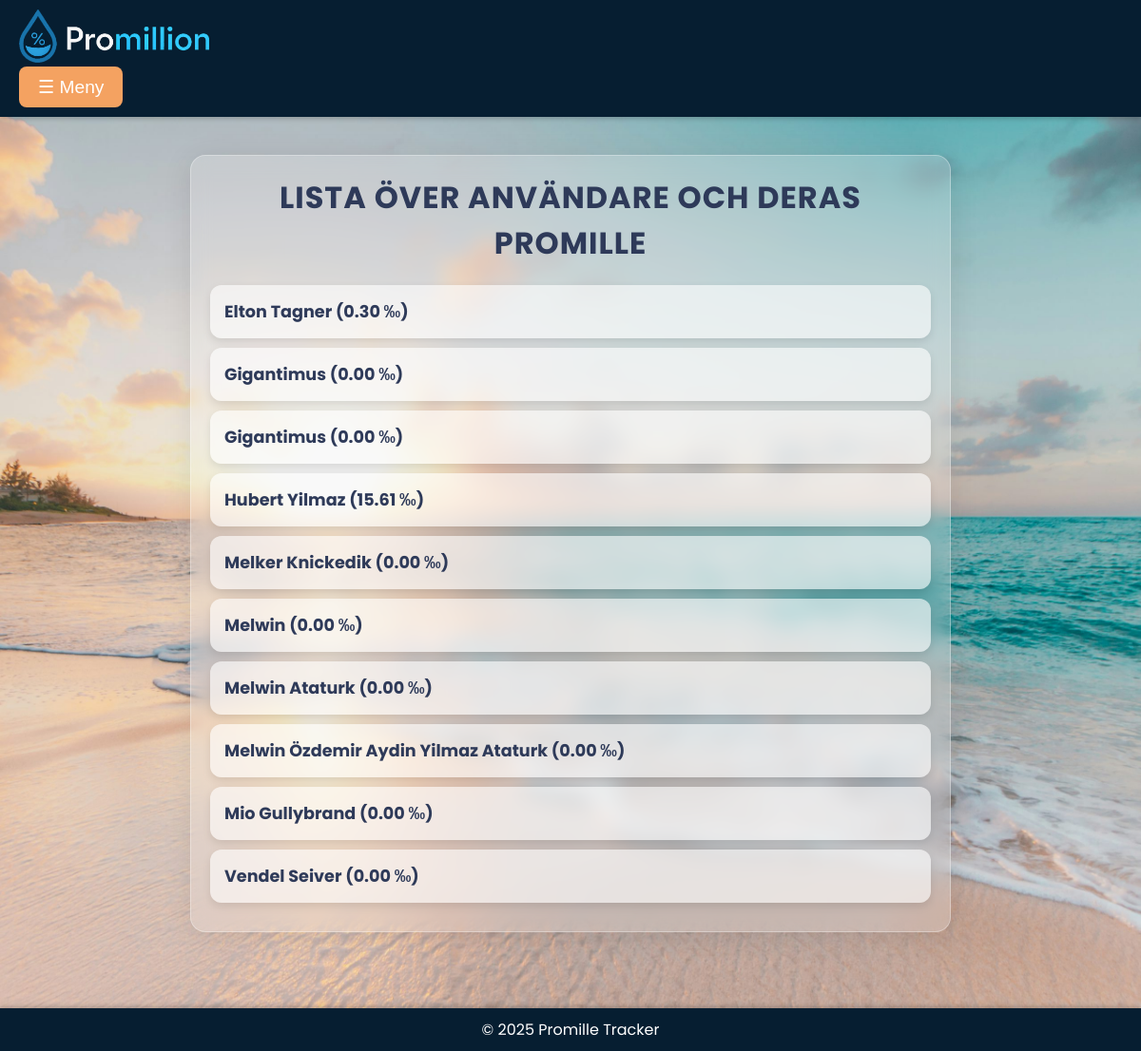
/user_list.php (signed in), run on an earlier commit of the app's database.
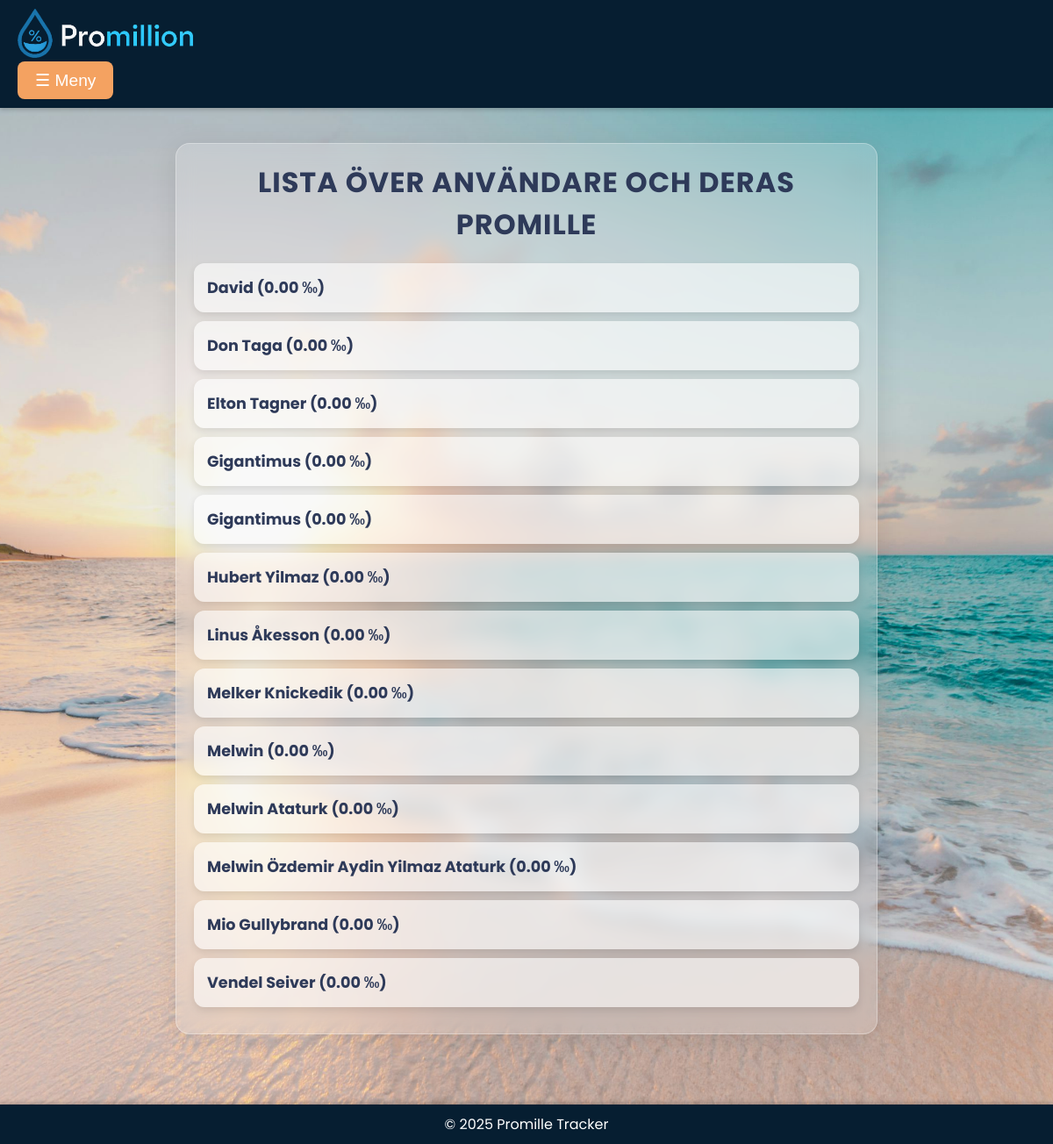
And on a later commit of the database.
### tables this page shows
CREATE TABLE `tbluser` (
  `id` int(11) NOT NULL,
  `namn` varchar(100) NOT NULL,
  `password` varchar(255) NOT NULL,
  `weight` float NOT NULL,
  `height` float NOT NULL,
  `alkoholvolym` float NOT NULL,
  `userlevel` tinyint(11) NOT NULL DEFAULT 10,
  `team` varchar(20) NOT NULL
);

CREATE TABLE `tblpromille` (
  `userid` int(11) NOT NULL,
  `promille` float NOT NULL,
  `updated_at` datetime NOT NULL
);

### user_list.php (the view, shortened to what this page needs)
<?php
$conn = getDBConnection();
$sql = "SELECT u.id, u.namn, p.promille
        FROM tbluser u
        LEFT JOIN tblpromille p ON u.id = p.userid
        ORDER BY u.namn ASC";
$result = $conn->query($sql);
?>
<!DOCTYPE html>
<html lang="sv">
<head>
    <link rel="stylesheet" href="style.css">
</head>
<body>
    <header>
        <div class="header-content">
            <img src="bilder/logotyp.png" alt="Logotyp">
            <div class="dropdown">
                <button class="menu-toggle" onclick="toggleDropdown()">☰ Meny</button>
            </div>
        </div>
    </header>
    <main>
        <div class="user-list">
            <h2>Lista över användare och deras promille</h2>
            <?php if ($result && $result->num_rows > 0): ?>
                <ul>
                    <?php while ($row = $result->fetch_assoc()): ?>
                        <?php
                        $user_id = $row['id'];
                        $namn = htmlspecialchars($row['namn']);
                        $promille = is_null($row['promille']) ? "–" : number_format($row['promille'], 2) . " ‰";
                        ?>
                        <li>
                            <a href="view_drinks.php?userid=<?php echo $user_id; ?>">
                                <?php echo $namn; ?> (<?php echo $promille; ?>)
                            </a>
                        </li>
                    <?php endwhile; ?>
                </ul>
            <?php else: ?>
                <p>Inga användare hittades.</p>
            <?php endif; ?>
        </div>
    </main>
    <footer>
        <p>&copy; 2025 Promille Tracker</p>
    </footer>
</body>
</html>

What changed in the data, as far as the page shows it:
added tbluser: namn "David", tblpromille.promille "0.00 ‰"
added tbluser: namn "Don Taga", tblpromille.promille "0.00 ‰"
changed through a linked row, tbluser "Elton Tagner": tblpromille.promille "0.30 ‰" → "0.00 ‰"
changed through a linked row, tbluser "Hubert Yilmaz": tblpromille.promille "15.61 ‰" → "0.00 ‰"
added tbluser: namn "Linus Åkesson", tblpromille.promille "0.00 ‰"
